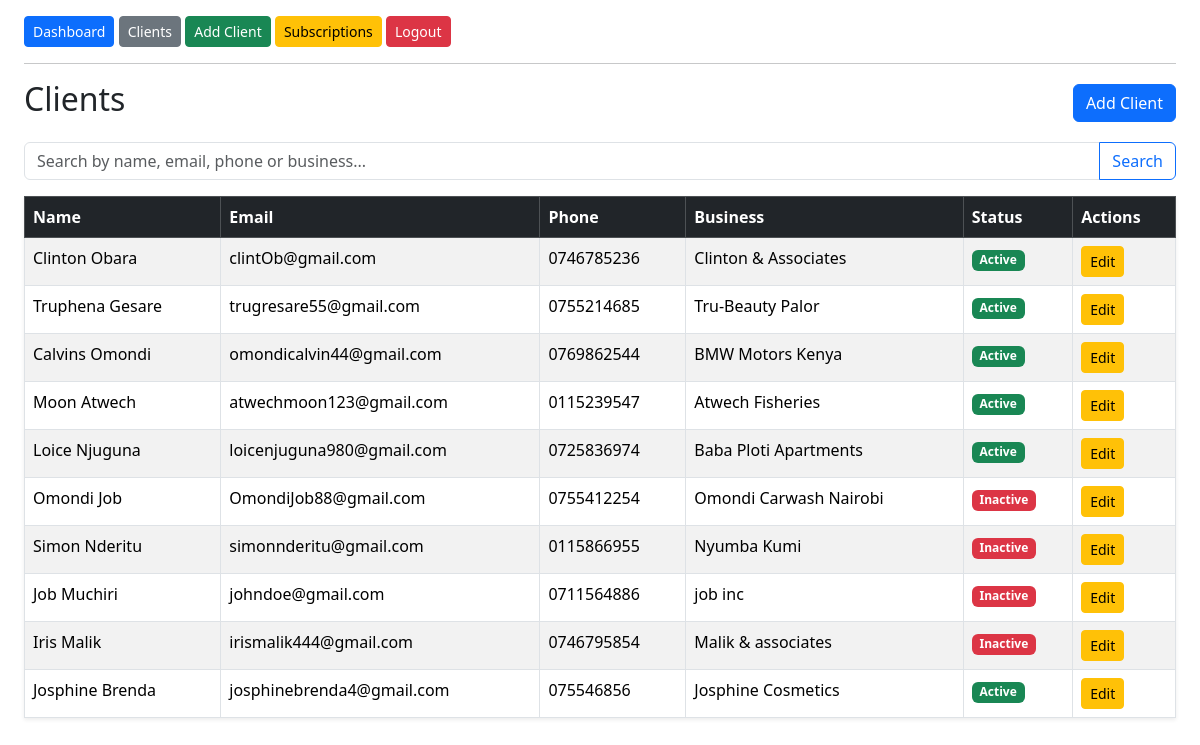
The app's page / (signed in), older data.
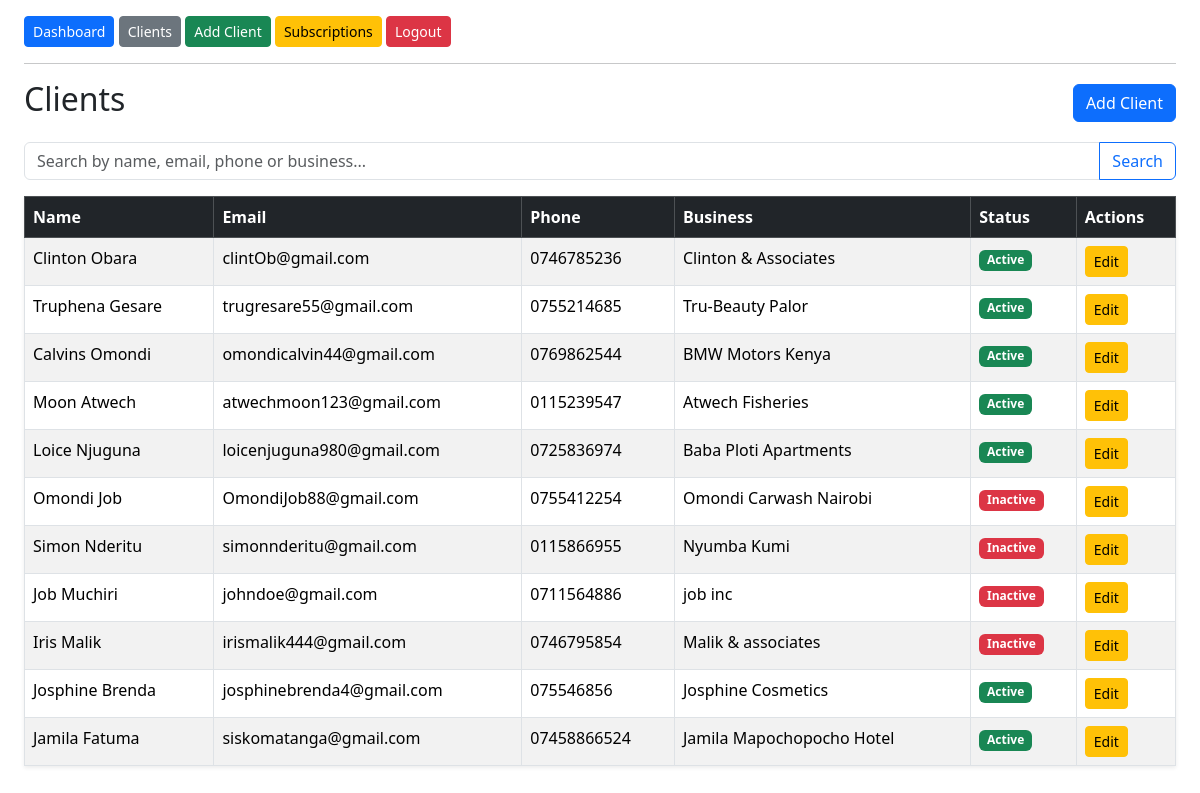
The same page, newer data.
### tracker/models.py (models this page shows, shortened)
class Client (models.Model):
    STATUS_CHOICES = [
        ('active', 'Active'),
        ('inactive', 'Inactive')
    ]
    name = models.CharField(max_length=100)
    phone_number= models.CharField(max_length=12)
    email = models.EmailField(unique=True)
    business_name= models.CharField( max_length=50)
    status = models.CharField(
        max_length=50,
        choices= STATUS_CHOICES,
        default= 'active'
    )

### tracker/views.py (the view, shortened to what this page needs)
# urls.py: path('', views.client_list, name='client-list'),
@login_required
def client_list(request):
    search_query = request.GET.get('q', '')
    clients = Client.objects.all()
    return render(request, 'tracker/client_list.html', {
    'clients': clients,
    'search_query': search_query,
})

### tracker/templates/tracker/client_list.html (shortened to what this page needs)
{% extends 'tracker/base.html' %}
{% block content %}
<div class="d-flex justify-content-between align-items-center mb-3">
    <h2>Clients</h2>
    <a href="{% url 'add-client' %}" class="btn btn-primary">
        Add Client
    </a>
</div>
<form method="GET" class="mb-3">
    <div class="input-group">
        <input
            type="text"
            name="q"
            class="form-control"
            placeholder="Search by name, email, phone or business..."
            value="{{ search_query }}"
        >
        <button type="submit" class="btn btn-outline-primary">
            Search
        </button>
    </div>
</form>
<table class="table table-striped table-hover table-bordered shadow-sm">
    <thead class="table-dark">
        <tr>
            <th>Name</th>
            <th>Email</th>
            <th>Phone</th>
            <th>Business</th>
            <th>Status</th>
            <th>Actions</th>
        </tr>
    </thead>
    <tbody>
        {% for client in clients %}
        <tr>
            <td>{{ client.name }}</td>
            <td>{{ client.email }}</td>
            <td>{{ client.phone_number }}</td>
            <td>{{ client.business_name }}</td>
            <td>
                {% if client.status == 'active' %}
                    <span class="badge bg-success">Active</span>
                {% else %}
                    <span class="badge bg-danger">Inactive</span>
                {% endif %}
            </td>
            <td>
                <a href="{% url 'edit-client' client.id %}"
                   class="btn btn-sm btn-warning">
                    Edit
                </a>
            </td>
        </tr>
        {% empty %}
        <tr>
            <td colspan="6" class="text-center text-muted">
                No clients found
            </td>
        </tr>
        {% endfor %}
    </tbody>
</table>
{% endblock %}

### tracker/templates/tracker/base.html (shortened to what this page needs)
<!DOCTYPE html>
<html>
<head>
    <link href="https://cdn.jsdelivr.net/npm/bootstrap@5.3.3/dist/css/bootstrap.min.css"
          rel="stylesheet">
</head>
<body>
<div class="container-fluid px-4 mt-3">
{% if request.resolver_match.url_name != 'login' %}
    <div class="mb-3">
        <a href="{% url 'dashboard' %}"
           class="btn btn-primary btn-sm">
           Dashboard
        </a>
        <a href="{% url 'client-list' %}"
           class="btn btn-secondary btn-sm">
           Clients
        </a>
        <a href="{% url 'add-client' %}"
           class="btn btn-success btn-sm">
           Add Client
        </a>
        <a href="{% url 'subscription-list' %}"
           class="btn btn-warning btn-sm">
           Subscriptions
        </a>
        {% if user.is_authenticated %}
                <form
                    method="post"
                    action="{% url 'logout' %}"
                    style="display:inline;"
                    onsubmit="return confirm('Are you sure you want to logout?');"
                >
                    <button
                        type="submit"
                        class="btn btn-danger btn-sm">
                        Logout
                    </button>
                </form>
        {% endif %}
            <hr>
    </div>
{% endif %}
    {% block content %}
    {% endblock %}
</div>
</body>
</html>

Row changes from the older to the newer data that the page shows:
added Client: name "Jamila Fatuma", email "siskomatanga@gmail.com", phone_number "07458866524", business_name "Jamila Mapochopocho Hotel", status "Active"
